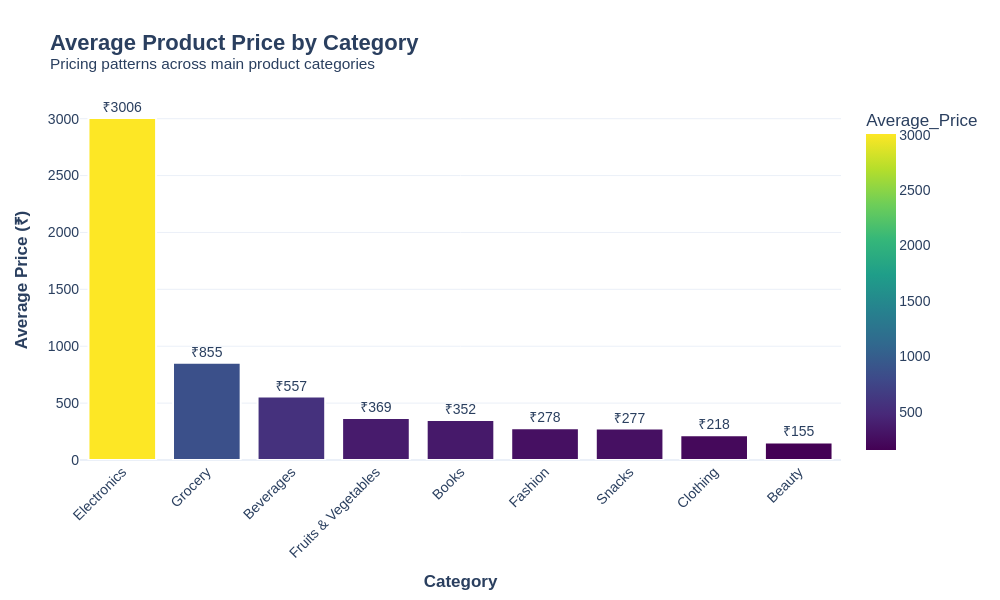

The notebook cell saved with this chart:
### Code cell
# 💰 Average Price by Category - CLEAN VERSION
print("=" * 80)
print("💰 AVERAGE PRICE BY CATEGORY (Main Categories Only)")
print("=" * 80)

# Define the REAL categories we want to show
main_categories = [
    'Electronics', 
    'Grocery', 
    'Snacks', 
    'Beverages', 
    'Fruits & Vegetables', 
    'Fashion', 
    'Home & Living', 
    'Beauty',
    'Books',
    'Clothing'
]

# Filter dataset to only main categories
df_clean = df[df['Category'].isin(main_categories)].copy()

print(f"\n📊 Filtering dataset:")
print(f"   Original rows: {len(df):,}")
print(f"   Clean rows (main categories only): {len(df_clean):,}")

# Calculate average price by category
category_avg_price = df_clean.groupby('Category')['Final_Price'].agg(['mean', 'count']).reset_index()
category_avg_price.columns = ['Category', 'Average_Price', 'Product_Count']
category_avg_price = category_avg_price.sort_values('Average_Price', ascending=False)

# Create bar chart
fig = px.bar(
    category_avg_price,
    x='Category',
    y='Average_Price',
    title="<b>Average Product Price by Category</b><br><sup>Pricing patterns across main product categories</sup>",
    color='Average_Price',
    color_continuous_scale='Viridis',
    text='Average_Price',
    width=1000,
    height=600,
    hover_data={'Product_Count': True, 'Average_Price': ':.2f'}
)

# Customize
fig.update_traces(
    texttemplate='₹%{text:.0f}',
    textposition='outside',
    textfont_size=14,
    marker_line_color='white',
    marker_line_width=2
)

fig.update_layout(
    font_family="Arial",
    font_size=14,
    title_font_size=22,
    xaxis_title="<b>Category</b>",
    yaxis_title="<b>Average Price (₹)</b>",
    xaxis_tickangle=-45,
    showlegend=False,
    plot_bgcolor='white'
)

fig.show()

# Print insights
print(f"\n📊 Category Pricing Insights:")
print("-" * 60)
for idx, row in category_avg_price.iterrows():
    print(f"   📁 {row['Category']:25} Avg: ₹{row['Average_Price']:10,.2f} ({row['Product_Count']:,} products)")

print(f"\n💡 Most Expensive: {category_avg_price.iloc[0]['Category']} (₹{category_avg_price.iloc[0]['Average_Price']:,.2f})")
print(f"💡 Most Affordable: {category_avg_price.iloc[-1]['Category']} (₹{category_avg_price.iloc[-1]['Average_Price']:,.2f})")
print(f"📦 Total products shown: {category_avg_price['Product_Count'].sum():,}")

### Figure 1 — Plotly figure (JSON) as saved in the notebook; plotly's stock layout.template omitted (floating-point values rounded to 4 significant figures)
{"data": [{"customdata": [[53561], [10067], [10489], [9945], [7909], [4365], [10235], [4036], [7913]], "hovertemplate": "Category=%{x}<br>Average_Price=%{marker.color:.2f}<br>Product_Count=%{customdata[0]}<extra></extra>", "legendgroup": "", "marker": {"color": [3006.0, 854.8, 557.1, 368.7, 351.8, 278.3, 276.6, 218.5, 154.8], "coloraxis": "coloraxis", "line": {"color": "white", "width": 2}, "pattern": {"shape": ""}}, "name": "", "orientation": "v", "showlegend": false, "text": [3006.0, 854.8, 557.1, 368.7, 351.8, 278.3, 276.6, 218.5, 154.8], "textfont": {"size": 14}, "textposition": "outside", "texttemplate": "₹%{text:.0f}", "type": "bar", "x": ["Electronics", "Grocery", "Beverages", "Fruits & Vegetables", "Books", "Fashion", "Snacks", "Clothing", "Beauty"], "xaxis": "x", "y": [3006.0, 854.8, 557.1, 368.7, 351.8, 278.3, 276.6, 218.5, 154.8], "yaxis": "y"}], "layout": {"barmode": "relative", "coloraxis": {"colorbar": {"title": {"text": "Average_Price"}}, "colorscale": [[0, "#440154"], [0.1111, "#482878"], [0.2222, "#3e4989"], [0.3333, "#31688e"], [0.4444, "#26828e"], [0.5556, "#1f9e89"], [0.6667, "#35b779"], [0.7778, "#6ece58"], [0.8889, "#b5de2b"], [1, "#fde725"]]}, "font": {"family": "Arial", "size": 14}, "height": 600, "legend": {"tracegroupgap": 0}, "plot_bgcolor": "white", "showlegend": false, "title": {"font": {"size": 22}, "text": "<b>Average Product Price by Category</b><br><sup>Pricing patterns across main product categories</sup>"}, "width": 1000, "xaxis": {"anchor": "y", "domain": [0, 1], "tickangle": -45, "title": {"text": "<b>Category</b>"}}, "yaxis": {"anchor": "x", "domain": [0, 1], "title": {"text": "<b>Average Price (₹)</b>"}}}}
